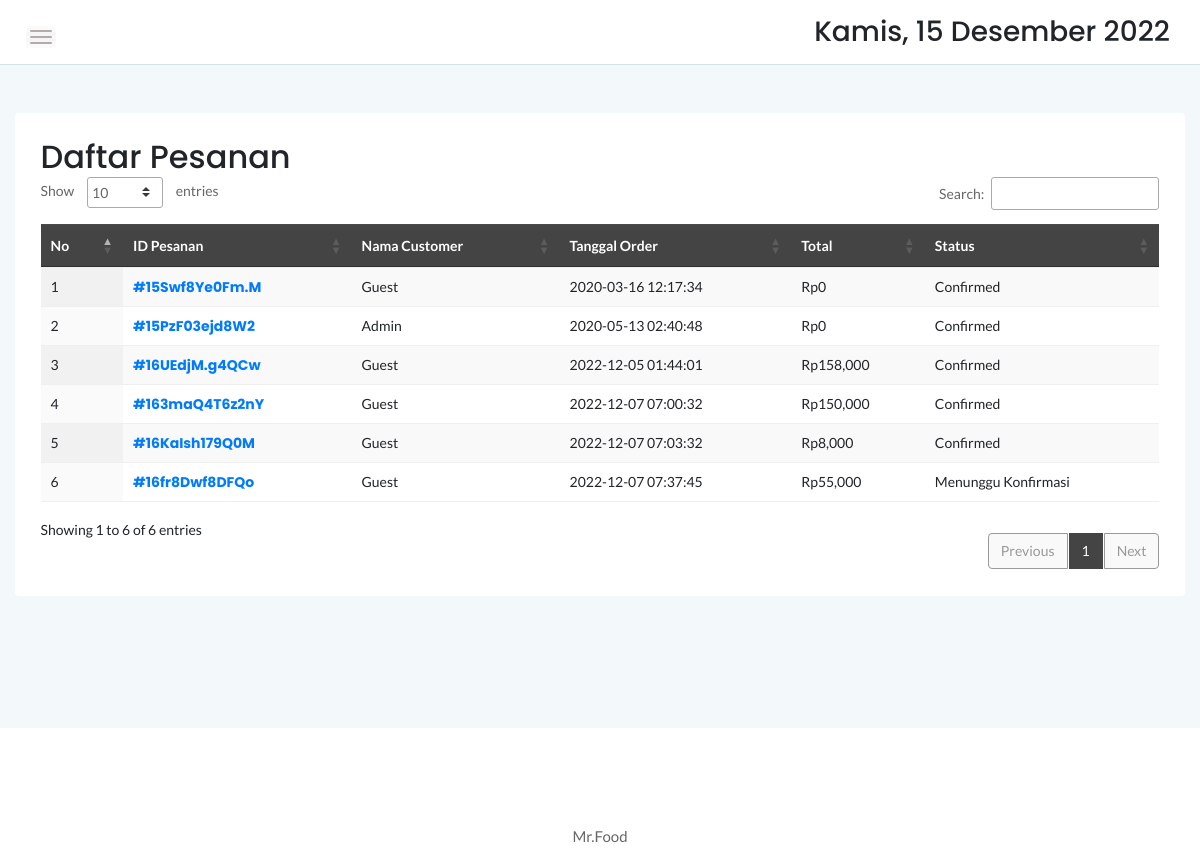
The app's page /admin/manageorder.php, older data.
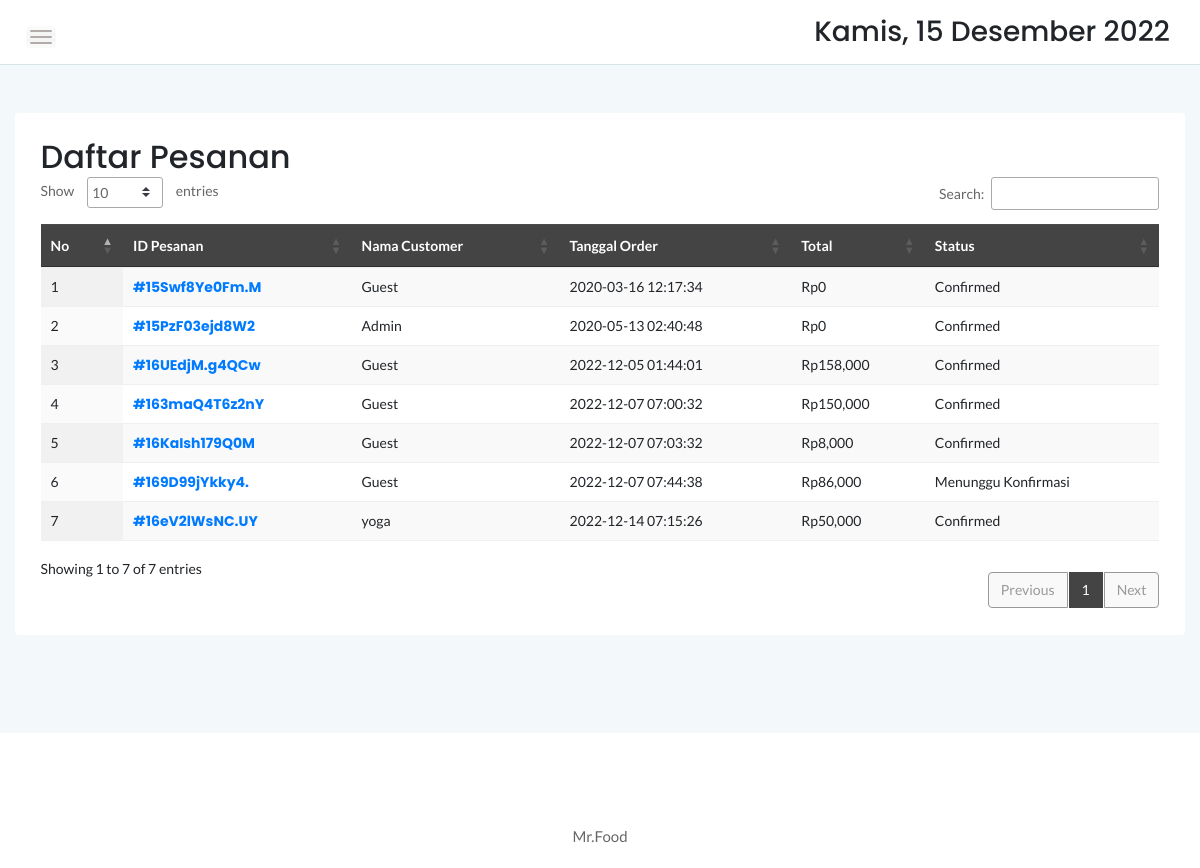
The same page, newer data.
### tables this page shows
CREATE TABLE `cart` (
  `idcart` int(11) NOT NULL,
  `orderid` varchar(100) NOT NULL,
  `userid` int(11) NOT NULL,
  `tglorder` timestamp NOT NULL DEFAULT current_timestamp(),
  `status` varchar(10) NOT NULL DEFAULT 'Cart'
);

### admin/manageorder.php (the view, shortened to what this page needs)
<?php
	include '../dbconnect.php';
	?>
<!doctype html>
<html class="no-js" lang="en">
<head>
    <link rel="stylesheet" href="assets/css/bootstrap.min.css">
    <link rel="stylesheet" href="assets/css/font-awesome.min.css">
    <link rel="stylesheet" href="assets/css/themify-icons.css">
    <link rel="stylesheet" href="assets/css/metisMenu.css">
    <link rel="stylesheet" href="assets/css/owl.carousel.min.css">
    <link rel="stylesheet" href="assets/css/slicknav.min.css">
    <link rel="stylesheet" href="https://www.amcharts.com/lib/3/plugins/export/export.css" type="text/css" media="all" />
	<link rel="stylesheet" type="text/css" href="https://cdn.datatables.net/1.10.20/css/jquery.dataTables.min.css">
    <link rel="stylesheet" type="text/css" href="https://cdn.datatables.net/1.10.20/css/jquery.dataTables.css">
    <link rel="stylesheet" type="text/css" href="https://cdn.datatables.net/1.10.20/css/dataTables.bootstrap4.min.css">
    <link rel="stylesheet" type="text/css" href="https://cdn.datatables.net/responsive/2.2.3/css/responsive.bootstrap.min.css">
    <link rel="stylesheet" type="text/css" href="https://cdn.datatables.net/responsive/2.2.3/css/responsive.jqueryui.min.css">
	<link rel="stylesheet" type="text/css" href="https://cdn.datatables.net/buttons/1.5.2/css/buttons.dataTables.min.css">
    <link rel="stylesheet" href="assets/css/typography.css">
    <link rel="stylesheet" href="assets/css/default-css.css">
    <link rel="stylesheet" href="assets/css/styles.css">
    <link rel="stylesheet" href="assets/css/responsive.css">
</head>
<body>
    <div class="page-container">
        <div class="main-content">
            <div class="header-area">
                <div class="row align-items-center">
                    <div class="col-md-6 col-sm-8 clearfix">
                        <div class="nav-btn pull-left">
                            <span></span>
                            <span></span>
                            <span></span>
                        </div>
                    </div>
                    <div class="col-md-6 col-sm-4 clearfix">
                        <ul class="notification-area pull-right">
                            <li><h3><div class="date">
						</b></div></h3>
						</li>
                        </ul>
                    </div>
                </div>
            </div>
            <div class="main-content-inner">
                <div class="row mt-5 mb-5">
                    <div class="col-12">
                        <div class="card">
                            <div class="card-body">
                                <div class="d-sm-flex justify-content-between align-items-center">
									<h2>Daftar Pesanan</h2>
								</div>
                                    <div class="data-tables datatable-dark">
										 <table id="dataTable3" class="display" style="width:100%"><thead class="thead-dark">
											<tr>
												<th>No</th>
												<th>ID Pesanan</th>
												<th>Nama Customer</th>
												<th>Tanggal Order</th>
												<th>Total</th>
												<th>Status</th>
											</tr></thead><tbody>
											<?php
											$brgs=mysqli_query($conn,"SELECT * from cart c, login l where c.userid=l.userid and status!='Cart' and status!='Selesai' order by idcart ASC");
											$no=1;
											while($p=mysqli_fetch_array($brgs)){
											$orderids = $p['orderid'];
												?>
												<tr>
													<td><?php echo $no++ ?></td>
													<td><strong><a href="order.php?orderid=<?php echo $p['orderid'] ?>">#<?php echo $p['orderid'] ?></a></strong></td>
													<td><?php echo $p['namalengkap'] ?></td>
													<td><?php echo $p['tglorder'] ?></td>
													<td>Rp<?php
												$result1 = mysqli_query($conn,"SELECT SUM(d.qty*p.hargaafter) AS count FROM detailorder d, produk p where orderid='$orderids' and p.idproduk=d.idproduk order by d.idproduk ASC");
												$cekrow = mysqli_num_rows($result1);
												$row1 = mysqli_fetch_assoc($result1);
												$count = $row1['count'];
												if($cekrow > 0){
													echo number_format($count);
													} else {
														echo 'No data';
													}?></td>
													<td><?php
													$orders = $p['orderid'];
													$cekkonfirmasipembayaran = mysqli_query($conn,"select * from konfirmasi where orderid='$orders'");
													$cekroww = mysqli_num_rows($cekkonfirmasipembayaran);
													if($cekroww > 0){
														echo 'Confirmed';
													} else {
														if($p['status']!='Pengiriman'){
															echo "Menunggu Konfirmasi";
														} else {
															echo "Pengiriman";
														};
													}
													?></td>
												</tr>
												<?php
											}
											?>
										</tbody>
										</table>
                                    </div>
                                </div>
                            </div>
                        </div>
                    </div>
                </div>
            </div>
        </div>
        <footer>
            <div class="footer-area">
                <p>Mr.Food</p>
            </div>
        </footer>
</body>
</html>

Row changes from the older to the newer data that the page shows:
no longer on this page (row edited): cart: orderid "16fr8Dwf8DFQo", userid.namalengkap "Guest", tglorder "2022-12-07 07:37:45", count "55,000", status "Menunggu Konfirmasi"
now on this page (row edited): cart: orderid "169D99jYkky4.", userid.namalengkap "Guest", tglorder "2022-12-07 07:44:38", count "86,000", status "Menunggu Konfirmasi"
added cart: orderid "16eV2lWsNC.UY", userid.namalengkap "yoga", tglorder "2022-12-14 07:15:26", count "50,000", shows "Confirmed"
Text that changed along with them:
text written by a page script: "Show entries Search: Showing 1 to 6 of 6 entries Previous 1 Next" → "Show entries Search: Showing 1 to 7 of 7 entries Previous 1 Next"
